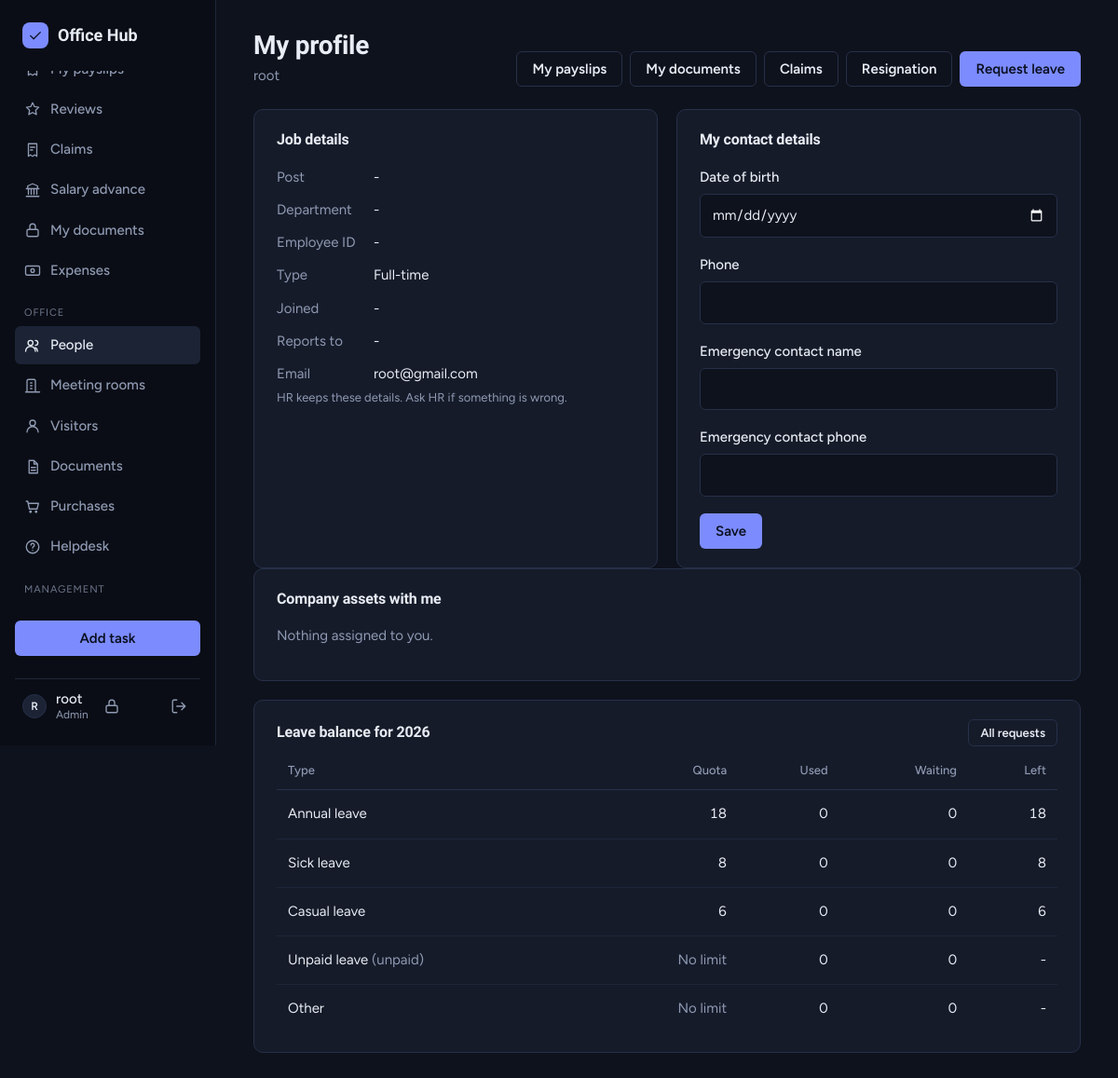
/me/ (signed in), run on the app's committed database.
### core/models.py (models this page shows, shortened)
class UserProfile(models.Model):
    ROLE_CHOICES = [
        ('admin', 'Admin'),
        ('hr', 'HR'),
        ('manager', 'Manager'),
        ('member', 'Member'),
    ]
    EMPLOYMENT_CHOICES = [
        ('full_time', 'Full-time'),
        ('part_time', 'Part-time'),
        ('contract', 'Contract'),
        ('intern', 'Intern'),
    ]
    user = models.OneToOneField(User, on_delete=models.CASCADE, related_name='profile')
    role = models.CharField(max_length=10, choices=ROLE_CHOICES, default='member')
    hourly_rate = models.DecimalField(
        max_digits=10, decimal_places=2, null=True, blank=True,
        validators=[MinValueValidator(0)],
        help_text='Cost of one hour of this person\'s work. Used to calculate labour cost from logged time.',
    )
    weekly_capacity_hours = models.PositiveSmallIntegerField(
        default=40, validators=[MinValueValidator(1), MaxValueValidator(168)],
        help_text='Hours of work this person can take on per week.',
    )
    designation = models.CharField(max_length=100, blank=True)
    department = models.ForeignKey(Department, on_delete=models.SET_NULL, null=True, blank=True, related_name='members')
    employee_id = models.CharField(max_length=30, unique=True, null=True, blank=True)
    employment_type = models.CharField(max_length=10, choices=EMPLOYMENT_CHOICES, default='full_time')
    joining_date = models.DateField(null=True, blank=True)
    probation_end = models.DateField(null=True, blank=True)
    reporting_manager = models.ForeignKey(
        User, on_delete=models.SET_NULL, null=True, blank=True, related_name='direct_reports',
    )
    phone = models.CharField(max_length=30, blank=True, validators=[PHONE_VALIDATOR])
    emergency_name = models.CharField(max_length=100, blank=True)
    emergency_phone = models.CharField(max_length=30, blank=True, validators=[PHONE_VALIDATOR])
    date_of_birth = models.DateField(null=True, blank=True)
    exit_date = models.DateField(null=True, blank=True)

class LeavePolicy(models.Model):
    kind = models.CharField(max_length=10, choices=LeaveRequest.KIND_CHOICES, unique=True)
    days_per_year = models.PositiveSmallIntegerField(default=0, validators=[MaxValueValidator(366)])
    is_paid = models.BooleanField(default=True)
    class Meta:
        ordering = ['kind']

### core/views_hr.py (the view)
# urls.py: path('me/', views_hr.my_profile, name='my_profile'),
@login_required
def my_profile(request):
    profile = _profile_for(request.user)
    if request.method == 'POST':
        form = MyContactForm(request.POST, instance=profile)
        if form.is_valid():
            form.save()
            messages.success(request, 'Your contact details were saved.')
            return redirect('my_profile')
    else:
        form = MyContactForm(instance=profile)
    year = timezone.localdate().year
    return render(request, 'core/my_profile.html', {
        'profile': profile,
        'form': form,
        'balance': leave_balance(request.user, year),
        'year': year,
        'payslip_count': Payslip.objects.filter(user=request.user, status='published').count(),
        'my_assets': AssetAssignment.objects.filter(user=request.user, returned_on__isnull=True).select_related('asset'),
        'my_checklists': EmployeeChecklist.objects.filter(user=request.user, completed_at__isnull=True),
    })

### core/forms.py (shortened to what this page needs)
class MyContactForm(forms.ModelForm):
    class Meta:
        model = UserProfile
        fields = ['date_of_birth', 'phone', 'emergency_name', 'emergency_phone']
        widgets = {
            'date_of_birth': forms.DateInput(attrs={'class': 'form-control', 'type': 'date'}),
            'phone': forms.TextInput(attrs={'class': 'form-control'}),
            'emergency_name': forms.TextInput(attrs={'class': 'form-control'}),
            'emergency_phone': forms.TextInput(attrs={'class': 'form-control'}),
        }
        labels = {'emergency_name': 'Emergency contact name', 'emergency_phone': 'Emergency contact phone'}

### core/context_processors.py (called while the page is built)
def app_context(request):
    user = getattr(request, 'user', None)
    if user is None or not user.is_authenticated:
        return {}
    return {
        'unread_notifications_count': Notification.objects.filter(user=user, is_read=False).count(),
        'user_role': role_of(user),
        'user_is_manager': is_manager(user),
        'user_is_hr': is_hr(user),
        'currency': settings.CURRENCY_SYMBOL,
    }

### core/hr.py (called while the page is built)
def policies():
    result = dict(DEFAULT_POLICY)
    for row in LeavePolicy.objects.all():
        result[row.kind] = (row.days_per_year, row.is_paid)
    return result

def holiday_set(start, end):
    return set(Holiday.objects.filter(date__range=(start, end)).values_list('date', flat=True))

def year_bounds(year):
    return datetime.date(year, 1, 1), datetime.date(year, 12, 31)

### core/permissions.py (called while the page is built)
def role_of(user):
    if not getattr(user, 'is_authenticated', False):
        return None
    if user.is_superuser:
        return 'admin'
    profile = getattr(user, 'profile', None)
    return profile.role if profile else 'member'

def is_manager(user):
    return role_of(user) in ('admin', 'manager')

def is_hr(user):
    return role_of(user) in ('admin', 'hr')

### core/views_hr.py (called while the page is built)
def _profile_for(user):
    profile, _created = UserProfile.objects.get_or_create(user=user)
    return profile

### core/templates/core/my_profile.html (shortened to what this page needs)
{% extends 'core/base.html' %}
{% block content %}
<div class="page-head">
    <div>
        <h1>My profile</h1>
        <p class="page-sub">{{ request.user.get_full_name|default:request.user.username }}</p>
    </div>
    <div class="head-actions">
        <a href="{% url 'my_payslips' %}" class="btn btn-ghost">My payslips{% if payslip_count %} ({{ payslip_count }}){% endif %}</a>
        <a href="{% url 'vault_me' %}" class="btn btn-ghost">My documents</a>
        <a href="{% url 'claim_list' %}" class="btn btn-ghost">Claims</a>
        <a href="{% url 'resign' %}" class="btn btn-ghost">Resignation</a>
        <a href="{% url 'leave_add' %}" class="btn btn-primary">Request leave</a>
    </div>
</div>
<div class="two-col">
    <section class="card" aria-labelledby="job-title">
        <h2 class="card-title" id="job-title">Job details</h2>
        <dl class="facts">
            <dt>Post</dt><dd>{{ profile.designation|default:"-" }}</dd>
            <dt>Department</dt><dd>{{ profile.department.name|default:"-" }}</dd>
            <dt>Employee ID</dt><dd>{{ profile.employee_id|default:"-" }}</dd>
            <dt>Type</dt><dd>{{ profile.get_employment_type_display }}</dd>
            <dt>Joined</dt><dd>{% if profile.joining_date %}{{ profile.joining_date|date:"d M Y" }}{% else %}-{% endif %}</dd>
            <dt>Reports to</dt><dd>{% if profile.reporting_manager %}{{ profile.reporting_manager.get_full_name|default:profile.reporting_manager.username }}{% else %}-{% endif %}</dd>
            <dt>Email</dt><dd>{{ request.user.email|default:"-" }}</dd>
        </dl>
        <p class="help">HR keeps these details. Ask HR if something is wrong.</p>
    </section>
    <section class="card" aria-labelledby="contact-title">
        <h2 class="card-title" id="contact-title">My contact details</h2>
        <form method="POST" novalidate>
            {% for field in form %}
            <div class="field">
                <label for="{{ field.id_for_label }}">{{ field.label }}</label>
                {{ field }}{{ field.errors }}
            </div>
            {% endfor %}
            <button type="submit" class="btn btn-primary">Save</button>
        </form>
    </section>
</div>
<section class="card" aria-labelledby="assets-title">
    <h2 class="card-title" id="assets-title">Company assets with me</h2>
    {% if my_assets %}
    <ul class="plain-list">{% for a in my_assets %}<li><span>{{ a.asset.name }} <span class="muted">({{ a.asset.asset_tag }})</span></span><span class="muted">since {{ a.assigned_on|date:"d M Y" }}</span></li>{% endfor %}</ul>
    {% else %}<p class="muted">Nothing assigned to you.</p>{% endif %}
</section>
<section class="card" aria-labelledby="bal-title">
    <div class="card-title-row">
        <h2 class="card-title" id="bal-title">Leave balance for {{ year }}</h2>
        <a href="{% url 'leave_list' %}" class="btn btn-ghost btn-sm">All requests</a>
    </div>
    <div class="table-wrap">
        <table class="data">
            <thead><tr><th scope="col">Type</th><th scope="col" class="num">Quota</th><th scope="col" class="num">Used</th><th scope="col" class="num">Waiting</th><th scope="col" class="num">Left</th></tr></thead>
            <tbody>
                {% for b in balance %}
                <tr>
                    <td>{{ b.label }}{% if not b.paid %} <span class="muted">(unpaid)</span>{% endif %}</td>
                    <td class="num">{% if b.quota %}{{ b.quota }}{% else %}<span class="muted">No limit</span>{% endif %}</td>
                    <td class="num">{{ b.used }}</td><td class="num">{{ b.pending }}</td>
                    <td class="num">{% if b.quota %}{{ b.remaining }}{% else %}-{% endif %}</td>
                </tr>
                {% endfor %}
            </tbody>
        </table>
    </div>
</section>
{% endblock %}

### core/templates/core/base.html (shortened to what this page needs)
{% load static %}<!DOCTYPE html>
<html lang="en">
<head>
    <link href="{% static 'core/css/theme.css' %}" rel="stylesheet">
</head>
<body>
{% with url_name=request.resolver_match.url_name %}
<div class="shell">
    <aside class="sidebar">
        <a class="brand" href="{% url 'dashboard' %}">
            <span class="brand-mark" aria-hidden="true">
                <svg class="icon" viewBox="0 0 24 24"><path d="M5 12.5l4.5 4.5L19 7.5"/></svg>
            </span>
            Office Hub
        </a>
        <nav class="nav" aria-label="Main">
            <a href="{% url 'my_payslips' %}" {% if url_name in "my_payslips payslip_detail" %}aria-current="page"{% endif %}>
                <svg class="icon" viewBox="0 0 24 24" aria-hidden="true"><path d="M6 3h12v18l-3-2-3 2-3-2-3 2zM9 8h6M9 12h6"/></svg>
                My payslips
            </a>
            <a href="{% url 'review_home' %}" {% if url_name in "review_home review_detail cycle_add cycle_detail" %}aria-current="page"{% endif %}>
                <svg class="icon" viewBox="0 0 24 24" aria-hidden="true"><path d="M12 3l2.7 5.6 6.1.9-4.4 4.3 1 6.1L12 17l-5.4 2.9 1-6.1L3.2 9.5l6.1-.9z"/></svg>
                Reviews
            </a>
            <a href="{% url 'claim_list' %}" {% if url_name in "claim_list claim_add" %}aria-current="page"{% endif %}>
                <svg class="icon" viewBox="0 0 24 24" aria-hidden="true"><path d="M6 3h12v18l-3-2-3 2-3-2-3 2zM9 8h6M9 12h3"/></svg>
                Claims
            </a>
            <a href="{% url 'advance_list' %}" {% if url_name in "advance_list advance_add" %}aria-current="page"{% endif %}>
                <svg class="icon" viewBox="0 0 24 24" aria-hidden="true"><path d="M3 10h18M5 10V6l7-3 7 3v4M6 10v8M10 10v8M14 10v8M18 10v8M3 21h18"/></svg>
                Salary advance
            </a>
            <a href="{% url 'vault_me' %}" {% if url_name in "vault_me vault_add" %}aria-current="page"{% endif %}>
                <svg class="icon" viewBox="0 0 24 24" aria-hidden="true"><rect x="4" y="11" width="16" height="10" rx="2"/><path d="M8 11V7a4 4 0 0 1 8 0v4"/></svg>
                My documents
            </a>
            <a href="{% url 'expense_list' %}" {% if url_name in "expense_list expense_add" %}aria-current="page"{% endif %}>
                <svg class="icon" viewBox="0 0 24 24" aria-hidden="true"><path d="M2 8a2 2 0 0 1 2-2h16a2 2 0 0 1 2 2v9a2 2 0 0 1-2 2H4a2 2 0 0 1-2-2zM12 10a2.5 2.5 0 1 0 0 5 2.5 2.5 0 0 0 0-5z"/></svg>
                Expenses
            </a>
            <div class="nav-section">Office</div>
            <a href="{% url 'people' %}" {% if url_name in "people org_chart my_profile holiday_list" %}aria-current="page"{% endif %}>
                <svg class="icon" viewBox="0 0 24 24" aria-hidden="true"><path d="M9 4.5a3.5 3.5 0 1 0 0 7 3.5 3.5 0 0 0 0-7zM2 20a7 7 0 0 1 14 0M16 4.5a3.5 3.5 0 0 1 0 7M19 20a6 6 0 0 0-3-5.2"/></svg>
                People
            </a>
            <a href="{% url 'room_list' %}" {% if url_name in "room_list room_book room_add room_edit" %}aria-current="page"{% endif %}>
                <svg class="icon" viewBox="0 0 24 24" aria-hidden="true"><path d="M4 21V5a2 2 0 0 1 2-2h8a2 2 0 0 1 2 2v16M2 21h20M9 8h2M9 12h2M9 16h2"/></svg>
                Meeting rooms
            </a>
            <a href="{% url 'visitor_list' %}" {% if url_name in "visitor_list visitor_add" %}aria-current="page"{% endif %}>
                <svg class="icon" viewBox="0 0 24 24" aria-hidden="true"><path d="M12 4a4 4 0 1 0 0 8 4 4 0 0 0 0-8zM4 21a8 8 0 0 1 16 0"/></svg>
                Visitors
            </a>
            <a href="{% url 'document_list' %}" {% if url_name in "document_list document_add document_edit document_acks" %}aria-current="page"{% endif %}>
                <svg class="icon" viewBox="0 0 24 24" aria-hidden="true"><path d="M7 3h7l5 5v13H7zM14 3v5h5M10 13h6M10 17h6"/></svg>
                Documents
            </a>
            <a href="{% url 'purchase_list' %}" {% if url_name in "purchase_list purchase_add vendor_list vendor_add vendor_edit" %}aria-current="page"{% endif %}>
                <svg class="icon" viewBox="0 0 24 24" aria-hidden="true"><path d="M3 4h2l2.4 11h11l2-8H6.2M9 20a1 1 0 1 0 0-2 1 1 0 0 0 0 2zM17 20a1 1 0 1 0 0-2 1 1 0 0 0 0 2z"/></svg>
                Purchases
            </a>
            <a href="{% url 'ticket_list' %}" {% if url_name in "ticket_list ticket_add ticket_detail" %}aria-current="page"{% endif %}>
                <svg class="icon" viewBox="0 0 24 24" aria-hidden="true"><path d="M12 3a9 9 0 1 0 0 18 9 9 0 0 0 0-18zM9.5 9.5a2.5 2.5 0 1 1 3.5 2.3c-.7.4-1 .9-1 1.7M12 17h.01"/></svg>
                Helpdesk
            </a>
            {% if user_is_manager %}
            <div class="nav-section">Management</div>
            <a href="{% url 'budget_overview' %}" {% if url_name in "budget_overview project_budget" %}aria-current="page"{% endif %}>
            </a>
            {% endif %}
        </nav>
        <a href="{% url 'add_task' %}" class="btn btn-primary btn-block side-add">Add task</a>
        <div class="sidebar-foot">
            <span class="avatar" aria-hidden="true">{{ request.user.username|slice:":1" }}</span>
            <span class="user-meta">
                <span class="user-name">{{ request.user.username }}</span>
                <span class="user-role">{{ user_role|default:"member" }}</span>
            </span>
            <a href="{% url 'password_change' %}" class="btn-icon" title="Change password" aria-label="Change password">
                <svg class="icon" viewBox="0 0 24 24" aria-hidden="true"><rect x="4" y="11" width="16" height="10" rx="2"/><path d="M8 11V7a4 4 0 0 1 8 0v4"/></svg>
            </a>
            <form method="POST" action="{% url 'logout' %}">
                <button type="submit" class="btn-icon" title="Log out" aria-label="Log out">
                    <svg class="icon" viewBox="0 0 24 24" aria-hidden="true"><path d="M9 21H5a2 2 0 0 1-2-2V5a2 2 0 0 1 2-2h4M16 17l5-5-5-5M21 12H9"/></svg>
                </button>
            </form>
        </div>
    </aside>
    <main class="main">
        {% block content %}{% endblock %}
    </main>
</div>
{% endwith %}
</body>
</html>

### data on the page
UserProfile: designation "-", department.name "-", employee_id "-", employment_type "Full-time"
LeavePolicy: label "Other", shows "No limit", used "0", pending "0"

### other printed values
{{ request.user.username|slice:":1" }} "R"
{{ request.user.username }} "root"
{{ user_role|default:"member" }} "Admin"
{{ request.user.get_full_name|default:request.user.username }} "root"
{{ request.user.email|default:"-" }} "root@gmail.com"
{{ field.label }} "Date of birth" "Phone" "Emergency contact name" "Emergency contact phone"
{{ year }} "2026"
{{ b.label }} "Annual leave" "Sick leave" "Casual leave" "Unpaid leave"
{{ b.quota }} "18" "8" "6"
{{ b.used }} "0" "0" "0" "0"
{{ b.pending }} "0" "0" "0" "0"
{{ b.remaining }} "18" "8" "6"
